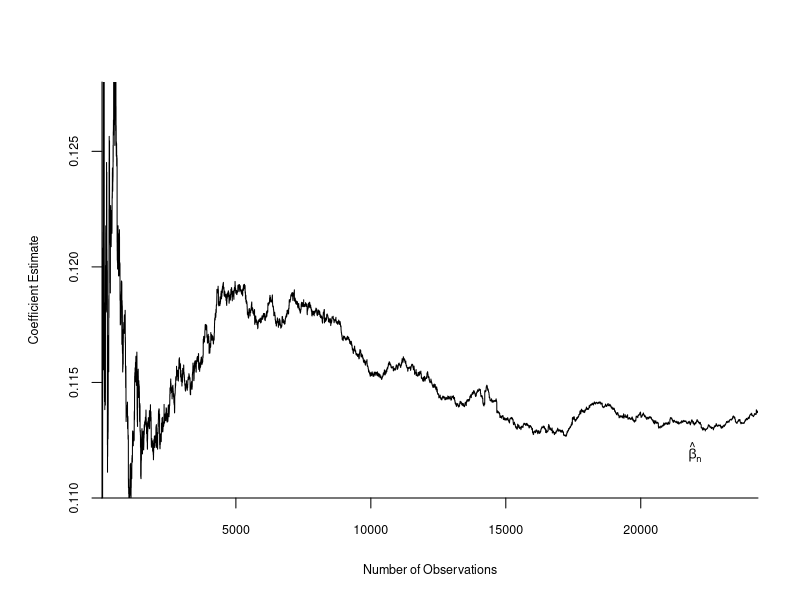
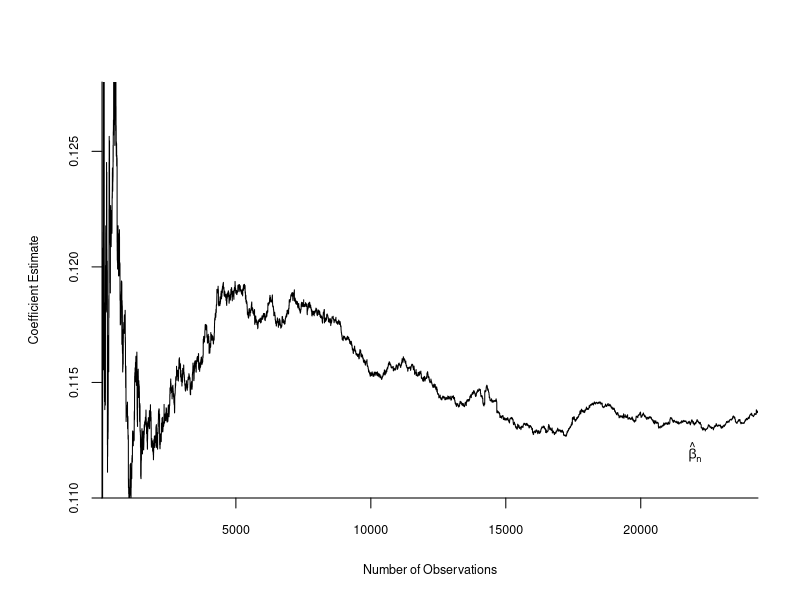

These charts were generated, in order, by the following R code:

############################################
### This file generates Figure 7.1 
### The least-squares estimmator beta_1_hat
### as a function of sample size n
############################################
### Uses data file cps09mar.txt
#########################################

data1 <- read.delim("cps09mar.txt",header=FALSE)

wm <- subset(data1, V2==0 & V11==1)
wm$hrwage <- wm$V5/wm$V6/wm$V7
wm$edu <- wm$V4
wm$exp <- wm$V1 - wm$edu - 6
sample0 <- wm[,c(which(colnames(wm)=="hrwage"), which(colnames(wm)=="edu"), which(colnames(wm)=="exp"))]
sample1 <- cbind(sample0, sample0[,3]^2)
n <- nrow(sample1)

## random sampling without replacement
set.seed(71)
s <- (1:n)
dat <- sample1[sample(s,n),]

Y0 <- log(dat[,which(colnames(sample1)=="hrwage")])
X0 <- as.matrix(cbind(rep(1,n),dat[,-1]))

b <- matrix(NA,n,1)
for(i in 5:n){
  X <- X0[1:i,]	## only the first int[i] observations are used
  Y <- Y0[1:i]
  beta <- solve(t(X)%*%X)%*%(t(X)%*%Y)
  b[i] <- beta[2]
}

pdf("HANSEN7-1.pdf",family="Helvetica",colormodel='cmyk',width=4.5,height=4.5)
oldpar <- par(mar=c(5.1,5.1,4.1,2.1))
plot(s, b, type="l",title=NULL,xaxs="i",yaxs="i",xlab="Number of Observations",ylab="Coefficient Estimate", xlim=c(40,n), ylim=c(0.11,0.128),bty="n",xaxt="n",yaxt="n",cex.lab=.75)
axis(side=1,seq(0,25000,5000),cex.axis=.75)
axis(side=2,seq(.11,.13,.005),cex.axis=.75)
text(22000,.112,expression(hat(beta)[n]),cex=.8)
par(oldpar)
dev.off()

postscript("HANSEN7-1.eps",paper="special",width=4.5,height=4.5,horizontal=FALSE,onefile=FALSE,family="Helvetica",colormodel='cmyk')
oldpar <- par(mar=c(5.1,5.1,4.1,2.1))
plot(s, b, type="l",title=NULL,xaxs="i",yaxs="i",xlab="Number of Observations",ylab="Coefficient Estimate", xlim=c(40,n), ylim=c(0.11,0.128),bty="n",xaxt="n",yaxt="n",cex.lab=.75)
axis(side=1,seq(0,25000,5000),cex.axis=.75)
axis(side=2,seq(.11,.13,.005),cex.axis=.75)
text(22000,.112,expression(hat(beta)[n]),cex=.8)
par(oldpar)
dev.off()